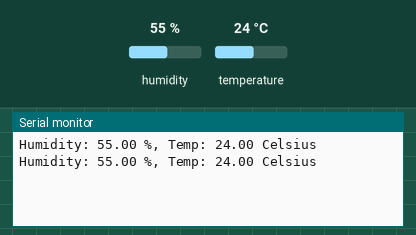
Bench run of a sketch on a simulated Arduino Uno, built with avr-gcc and run on an emulated ATmega328P. Shown: the last lines printed to the serial monitor. The test bench sets the inputs (shaded band); at power-on: humidity 55 %, temperature 24 °C.

Above: at 2.8 s.
2.9 s: humidity set to 22 %
At 5.3 s:
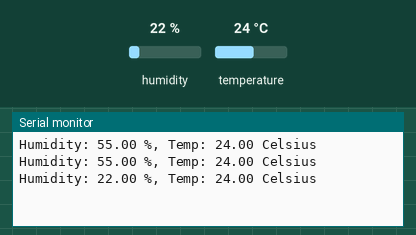
5.6 s: temperature set to 12 °C
At 6.5 s:
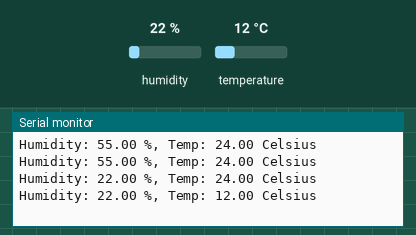
8.3 s: humidity set to 40 %
At 11.3 s:
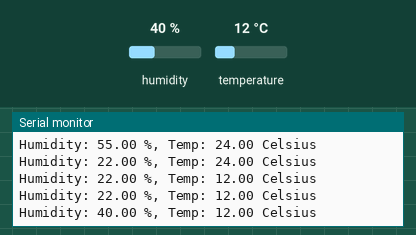
Timing chart, 0 to 12.8 s (numbered marks = the images above; inputs shaded):
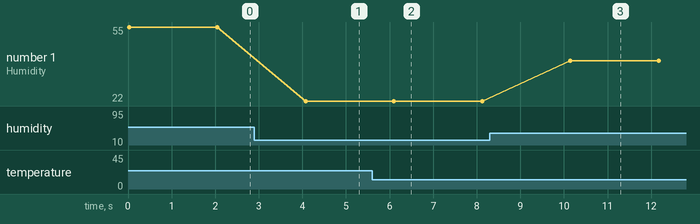

The sketch:

quadrant_dht.ino
```cpp
 /*
  INNOVATOR INTERNATIONAL (PVT)LTD.
  https://www.innovator.lk/
  --------------------------------------------------------
  Development Platform : Quadrant 1.0
  (embedded development platform)
  --------------------------------------------------------
  DHT11 Sensor Example.
  --------------------------------------------------------
  Hardware setup :
  connect DHT's DATA PIN to Arduino analog PIN-> 0(A0)
  --------------------------------------------------------
  24 march 2021
*/

#include <DHT.h>;//including the DHT sensor library.

int DHTPIN = A0; // the number of the RELAY pin.

int DHTTYPE = DHT11;// selecting the DHT sensor model.

DHT dht(DHTPIN, DHTTYPE);//initializing DHT object.


float Humidity; // variable to hold the humidity value.
float Temperature;// variable to hold the temperature value.


void setup() {
  Serial.begin(9600);//starting serial communication between arduino and computer.

  dht.begin(); //initializing connection to the DHT sensor.
}

void loop() {
  //read data and store it to variables called "Humidity" and "Temperature".
  Humidity = dht.readHumidity();
  Temperature = dht.readTemperature();

  //printing values to the serial monitor.
  Serial.print("Humidity: ");
  Serial.print(Humidity);
  Serial.print(" %, Temp: ");
  Serial.print(Temperature);
  Serial.println(" Celsius");

  delay(2000);//keep a two second delay between each serial print.
}
```

Measured:
- after the input at 2.9 s, the serial monitor: prints a new line after 1.2 s (image 1)
- after the input at 5.6 s, the serial monitor: prints a new line after 0.50 s (image 2)
- after the input at 8.3 s, the serial monitor: prints a new line after 1.8 s (image 3)
- plotted number 1: 55 → 22 after the input at 2.9 s, 22 → 40 after the input at 8.3 s
